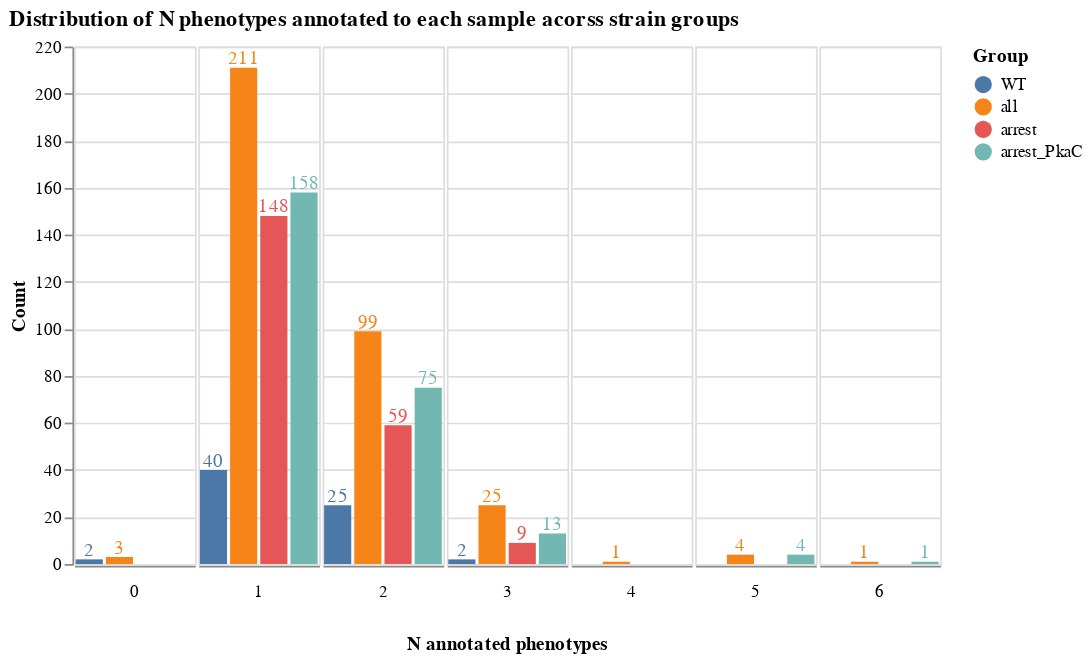

Here is the notebook cell this chart was saved with:
### Code cell
target_count=pd.DataFrame()
for Y_data,group in zip([Y,Y_WT,Y_arrest,Y_arrestPkaC],['all','WT','arrest','arrest_PkaC']):
    plot_data=pd.DataFrame(pd.DataFrame(pd.DataFrame(Y_data).sum(axis=1)).groupby(0).size(),columns=['Count']).reset_index()
    plot_data.columns=['N annotated phenotypes','Count']
    plot_data['Group']=[group]*plot_data.shape[0]
    target_count=target_count.append(plot_data)

base=alt.Chart(target_count,width=70).encode(
    x=alt.X('Group',title=None,axis=alt.Axis(values=[0], ticks=True, grid=False, labels=False)),
    y='Count',
    color='Group',
)

alt.layer(
  base.mark_bar(),
  base.mark_text(dy=-5).encode(text='Count')
).facet(
  column=alt.Column('N annotated phenotypes', sort=PHENOTYPES,header=alt.Header(titleOrient='bottom',labelOrient='bottom'))
).configure_facet(spacing=0).properties(
    title='Distribution of N phenotypes annotated to each sample acorss strain groups'
)

### Figure 1 — Vega-Lite specification as saved in the notebook (floating-point values rounded to 4 significant figures)
{"config": {"view": {"continuousWidth": 400, "continuousHeight": 300}, "facet": {"spacing": 0}}, "data": {"name": "data-1b45fa59e04b2c5219c0f7fddffdca12"}, "facet": {"column": {"type": "quantitative", "field": "N annotated phenotypes", "header": {"labelOrient": "bottom", "titleOrient": "bottom"}, "sort": ["no_agg", "stream", "lag", "tag", "tip", "slug", "mhat", "cul", "FB", "disappear", "tag_spore"]}}, "spec": {"layer": [{"mark": "bar", "encoding": {"color": {"type": "nominal", "field": "Group"}, "x": {"type": "nominal", "axis": {"grid": false, "labels": false, "ticks": true, "values": [0]}, "field": "Group", "title": null}, "y": {"type": "quantitative", "field": "Count"}}, "width": 70}, {"mark": {"type": "text", "dy": -5}, "encoding": {"color": {"type": "nominal", "field": "Group"}, "text": {"type": "quantitative", "field": "Count"}, "x": {"type": "nominal", "axis": {"grid": false, "labels": false, "ticks": true, "values": [0]}, "field": "Group", "title": null}, "y": {"type": "quantitative", "field": "Count"}}, "width": 70}]}, "title": "Distribution of N phenotypes annotated to each sample acorss strain groups", "$schema": "https://vega.github.io/schema/vega-lite/v4.0.2.json", "datasets": {"data-1b45fa59e04b2c5219c0f7fddffdca12": [{"N annotated phenotypes": 0.0, "Count": 3, "Group": "all"}, {"N annotated phenotypes": 1.0, "Count": 211, "Group": "all"}, {"N annotated phenotypes": 2.0, "Count": 99, "Group": "all"}, {"N annotated phenotypes": 3.0, "Count": 25, "Group": "all"}, {"N annotated phenotypes": 4.0, "Count": 1, "Group": "all"}, {"N annotated phenotypes": 5.0, "Count": 4, "Group": "all"}, {"N annotated phenotypes": 6.0, "Count": 1, "Group": "all"}, {"N annotated phenotypes": 0.0, "Count": 2, "Group": "WT"}, {"N annotated phenotypes": 1.0, "Count": 40, "Group": "WT"}, {"N annotated phenotypes": 2.0, "Count": 25, "Group": "WT"}, {"N annotated phenotypes": 3.0, "Count": 2, "Group": "WT"}, {"N annotated phenotypes": 1.0, "Count": 148, "Group": "arrest"}, {"N annotated phenotypes": 2.0, "Count": 59, "Group": "arrest"}, {"N annotated phenotypes": 3.0, "Count": 9, "Group": "arrest"}, {"N annotated phenotypes": 1.0, "Count": 158, "Group": "arrest_PkaC"}, {"N annotated phenotypes": 2.0, "Count": 75, "Group": "arrest_PkaC"}, {"N annotated phenotypes": 3.0, "Count": 13, "Group": "arrest_PkaC"}, {"N annotated phenotypes": 5.0, "Count": 4, "Group": "arrest_PkaC"}, {"N annotated phenotypes": 6.0, "Count": 1, "Group": "arrest_PkaC"}]}}
